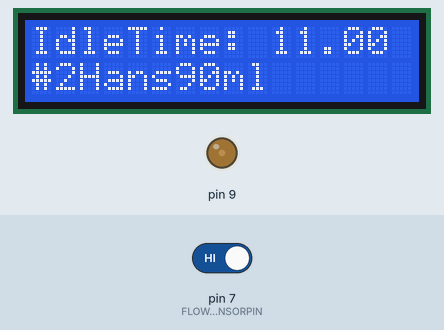
Simulated run of this sketch. Board: Arduino Uno, built with avr-gcc and run on an emulated ATmega328P. On the bench: 16×2 character LCD, output pins drawn as LEDs (lit = HIGH). The test bench sets the inputs (shaded band); at power-on: pin 7 (FLOWSENSORPIN) HIGH. Random numbers use the default seed unless the sketch sets one.

Above: at 1.2 s.
1.3 s: pin 7 (FLOWSENSORPIN) driven LOW
At 2.5 s:
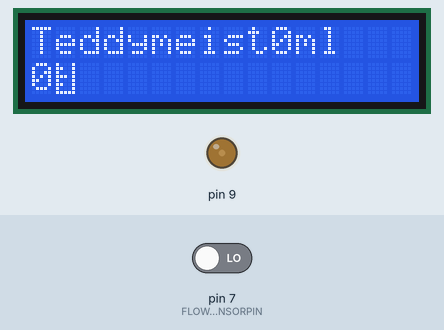
2.8 s: pin 7 (FLOWSENSORPIN) driven HIGH
At 4.3 s:
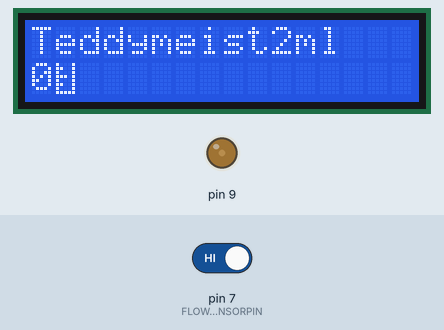
7.5 s: pin 7 (FLOWSENSORPIN) driven LOW
At 8.6 s:
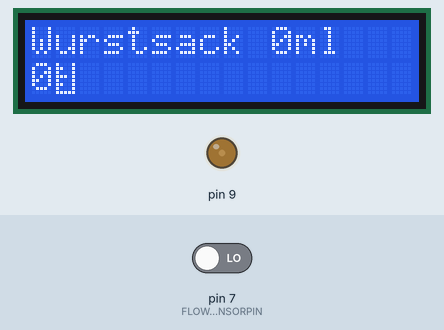
12.0 s: pin 7 (FLOWSENSORPIN) driven HIGH
At 12.7 s:
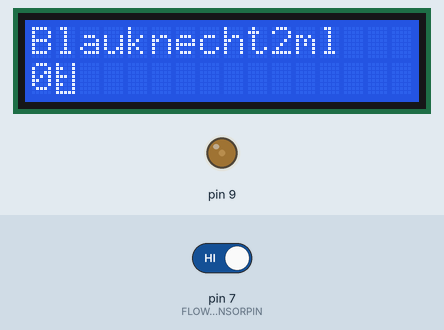
Timing chart, 0 to 15.0 s (numbered marks = the images above; inputs shaded):
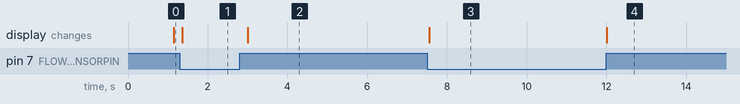

The sketch:

Hau_das_Pissuar_0-31_feb18.ino
```cpp
/**********************************************************
  Some nice Intro text that lets you want to piss the hell out of your bladder.
**********************************************************/
#include "LiquidCrystal.h"
LiquidCrystal lcd(12, 11, 5, 4, 3, 2);

// which pin to use for reading the sensor? can use any pin!
#define FLOWSENSORPIN 7

// count how many pulses!
volatile uint16_t pulses = 0;
// track the state of the pulse pin
volatile uint8_t lastflowpinstate;
// you can try to keep time of how long it is between pulses
volatile uint32_t lastflowratetimer = 100;
// and use that to calculate a flow rate
volatile float timer;

// Declare global variables
bool session = false; // describes if a session is activ or not
String fullName;

int highScore[10] = {99, 90, 80, 70, 60, 50, 40, 30, 20, 10}; //stores the highscore
String highPlayer[10] = {"Tom", "Hans", "Dieter", "Yannick", "Clausi", "Patrick", "Johann", "Paul", "Steffen", "Karl"}; //stores the highscore

// Calculates miliLiters from the pulses
int mliters = 0;

// Counts the highscore position
int count = 0;

//display stuff
const int numRows = 4; //2;
const int numCols = 20;//12;
/*
byte icon[8] = {
  B00110,
  B00110,
  B00001,
  B00011,
  B00101,
  B11111,
  B00010,
  B00101
};
*/
byte icon[8] = {
  B10001,
B11001,
B10001,
B11101,
B10001,
B11001,
B10001,
B11111
};
// Interrupt is called once a millisecond, looks for any pulses from the sensor!
SIGNAL(TIMER0_COMPA_vect)
{
  uint8_t x = digitalRead(FLOWSENSORPIN);

  if (x == lastflowpinstate)
  {
    //lastflowratetimer++;
    return; // nothing changed!
  }

  if (x == HIGH)
  {
    //low to high transition!
    pulses++;
  }
  lastflowpinstate = x;
  lastflowratetimer = 0;
}

void useInterrupt(boolean v) {
  if (v) {
    // Timer0 is already used for millis() - we'll just interrupt somewhere
    // in the middle and call the "Compare A" function above
    OCR0A = 0xAF;
    TIMSK0 |= _BV(OCIE0A);
  } else {
    // do not call the interrupt function COMPA anymore
    TIMSK0 &= ~_BV(OCIE0A);
  }
}

//*************************************************
//*********** Setup
//*************************************************
void setup()
{
  //Serial.begin(9600);
  // Serial.print("Flow sensor test!");
  lcd.begin(16, 2);
  // declare pin 9 to be an output for the contrast:
  pinMode(9, OUTPUT);
  analogWrite(9, 50);

  pinMode(FLOWSENSORPIN, INPUT);
  digitalWrite(FLOWSENSORPIN, HIGH);
  lastflowpinstate = digitalRead(FLOWSENSORPIN);
  useInterrupt(true);
  randomSeed(analogRead(0));
  lcd.createChar(1, icon);

  //lcd.begin(numCols, numRows);
/*
  lcd.createChar(1, icon);
  lcd.setCursor(19, 2);
  lcd.write(byte(1));*/
};

//*************************************************
//*********** Mainloop
//*************************************************
void loop()             // run over and over again

{


  //counts the time since the last signal
  timer = (lastflowratetimer / 10); // in seconds
  lastflowratetimer++;

  if (timer == 0) //((timer >= 0) && (timer < 3))              //Start a session
  {
    gameStart();
  }
  else if (timer == 3)           // End a session
  {
    // save the score to the highscore array
    setHighscore(fullName, mliters);  // Name des Spielers und Punkte übergeben an Higscore funktion
    session = false;
    pulses = 0;

  }
  else if (timer > 3)            // Starts the Game else stays in Idle mode
  {
    IdleMode();
  }
  /*
  lcd.setCursor(7, 4);
  lcd.print(timer);
  lcd.setCursor(18, 4);
  lcd.print(lastflowpinstate);
  lcd.setCursor(0, 4);
  lcd.print(lastflowratetimer);*/
  delay(100);
};


/********************************************************************/
void IdleMode()
{
  showHigh();
  lcd.setCursor(0, 0);
  lcd.print("IdleTime: "); lcd.print( timer ); lcd.print("      ");
};

/********************************************************************/
void showHigh()
{
  if (count == 100)
  {
    count = 0;
  };
  lcd.setCursor(0, 1);
  lcd.print("#" + String((count / 10) + 1)+ highPlayer[(count / 10)] + highScore[(count / 10)] + "ml                    ");
  count++;
};

/********************************************************************/
void gameStart()
{
  mliters = int(pulses * 2.556);
  if (session == false)
  {
    fullName = rndName();
    session = true;
  };
  printLCD(mliters, fullName);
};

/********************************************************************/
void printLCD(int result, String fullName)  // Show actual points and name on LCD
{
  lcd.clear();
  lcd.setCursor(0, 0);
  lcd.print(fullName);
  lcd.setCursor(10, 0);
  lcd.print(result);
  lcd.print("ml ");
  lcd.setCursor(0, 1);
  PissingBar(result,highScore[0]);
  delay(100);
};

/********************************************************************/
void PissingBar(int actual, int max)  // Show actual points and name on LCD
{
  int x = (actual/max)*16;
  //int x = random(16);
  lcd.setCursor(0,1);
  lcd.print(x);
  lcd.write(byte(1));
};

/********************************************************************/
void setHighscore(String player, int points)  // compares score with top 10 and add to position
{
  if (session == true)
  {
    int i = 9;
    // Search for the Rank

    while ((i >= 0) && (points > highScore[i]))
    {
      highScore[i+1]  = highScore[i];
      highPlayer[i+1] = highPlayer[i];
      i--;
    };
    if (i != 9)
    {
      // Set the Highscore
      highScore[i+1] = points;
      highPlayer[i+1] = player;
    };
  };
};

/********************************************************************/
// function to determine a random and, not yet implemented, unique name
String rndName() {
  String vorName[] = {
    "Wurst",
    "Piss",
    "Bier",
    "Teddy",
    "Ochs'",
    "Arsch",
    "Sauf",
    "Haus",
    "Kack",
    "Klein",
    "Dumm",
    "Geil",
    "Blau"
  };
  String nachName[] = {
    "meister",
    "knecht",
    "kopf",
    "wurst",
    "bauer",
    "heini",
    "hans",
    "depp",
    "typ",
    "lulli",
    "baer",
    "sack",
    "peter"
  };
  int array1 = random(13);
  int array2 = random(13);
  String fullName = vorName[array1] + nachName[array2];
  return (fullName);
};
```
